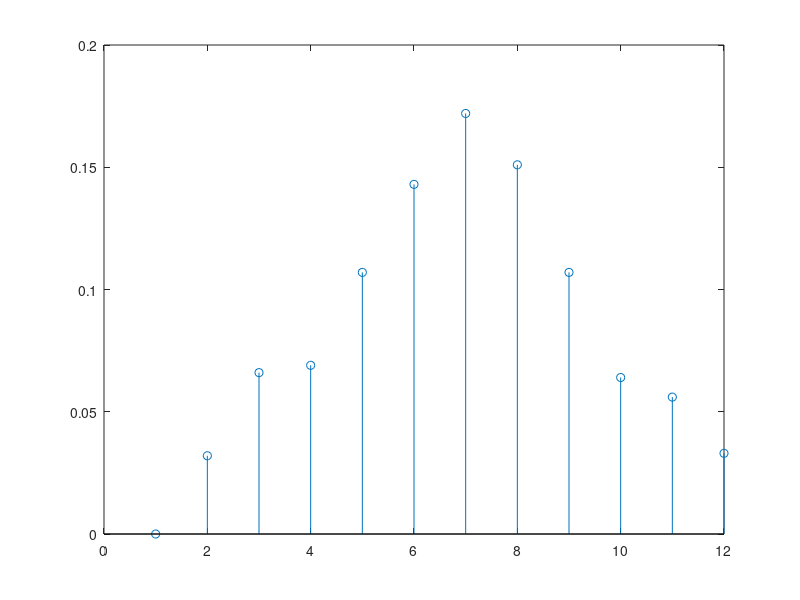
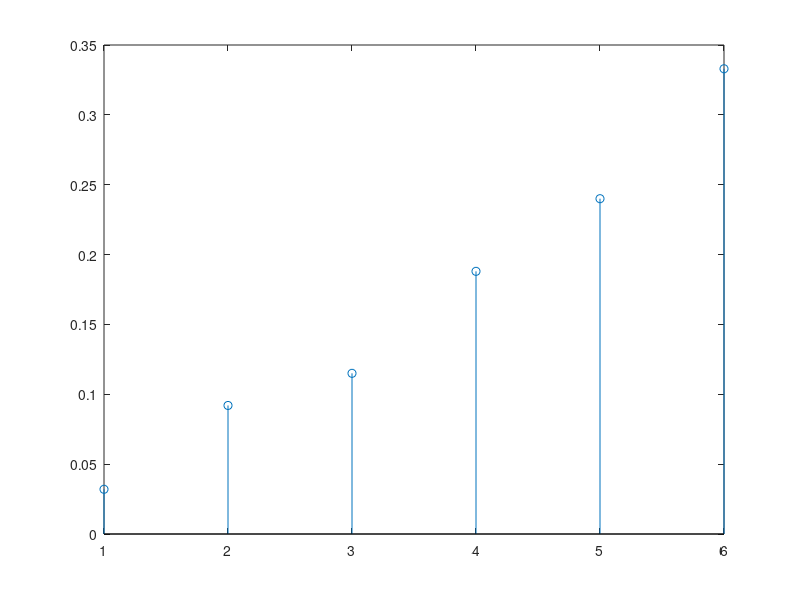
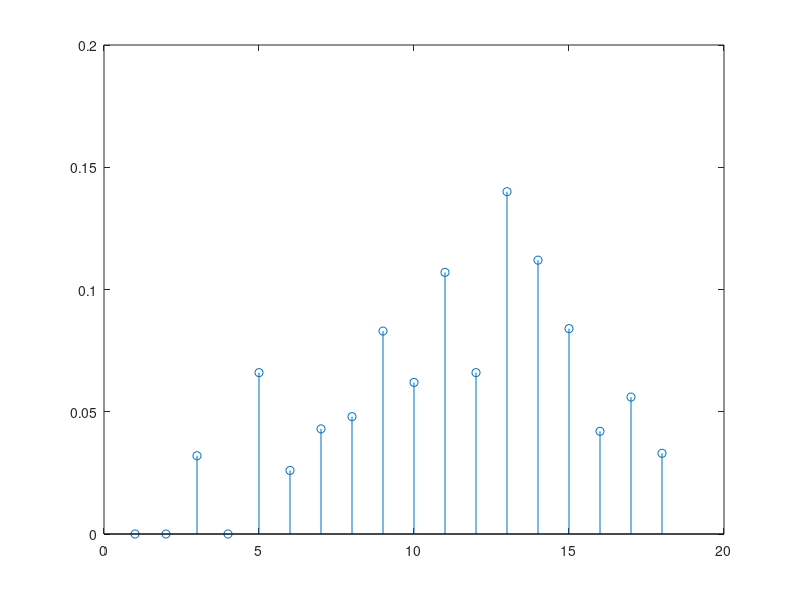

Write MATLAB code to recreate these figures, in order.
clc; clear;
close all;

X=zeros(1,12); %llena un vector con ceros
Y=zeros(1,6);
Z=zeros(1,18);


N=1000;
tic %inicia un contador
for n=1:N
    d1=randi(6);
    d2=randi(6);

    x=d1+d2;
    y=max(d1,d2);
    z=x+y;
    
    X(x)=X(x)+1; %al dato que cayo, en su posicion en el arreglo (que es la misma que el dato) se le suma 1
    Y(y)=Y(y)+1;
    Z(z)=Z(z)+1;
end

X=X/N;
Y=Y/N;
Z=Z/N;


figure(1);
n=1:12;
stem(n,X); %la funcion stem es para graficar distribuciones discretas de datos

figure(2);
n=1:6;
stem(n,Y);

figure(3);
n=1:18;
stem(n,Z);
toc %para el contador. El aumento debe ser lineal

X(2)